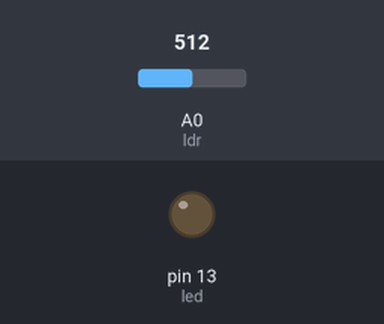
Recording of a sketch running on a simulated Arduino Uno, built with avr-gcc and run on an emulated ATmega328P. On the bench: output pins drawn as LEDs (lit = HIGH). Inputs (shaded band) come from the test bench; at power-on: A0 (ldr) = 512.

Above: at 1.3 s.
1.4 s: A0 (ldr) set to 308
2.9 s: A0 (ldr) set to 285
At 4.2 s:
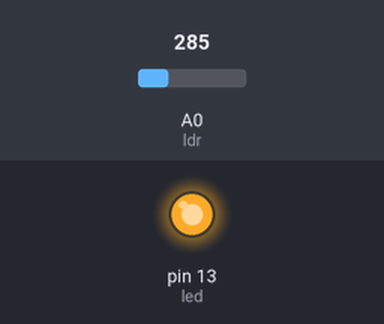
4.5 s: A0 (ldr) set to 306
At 5.4 s:
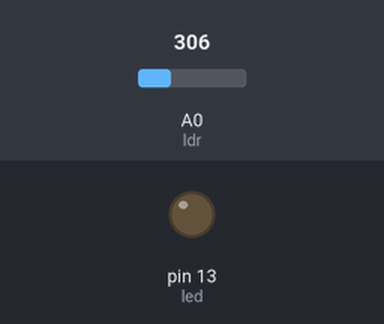
6.0 s: A0 (ldr) set to 290
At 6.5 s:
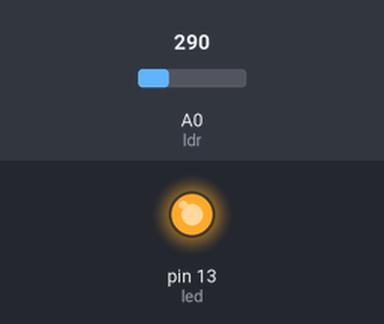
Timing chart, 0 to 8.5 s (numbered marks = the images above; inputs shaded):
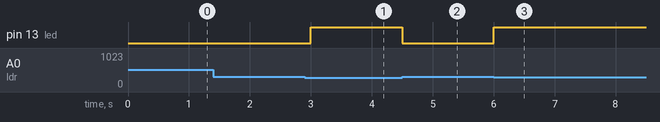

Measured:
- the behaviour switches between 300 and 299 on A0 (ldr) (found by bisection; images 0 and 1)
- after the input at 1.4 s, every drawn part: stays the same
- after the input at 2.9 s, pin 13 (led): LOW → HIGH after 0.10 s
- after the input at 4.5 s, pin 13 (led): HIGH → LOW at once
- after the input at 6.0 s, pin 13 (led): LOW → HIGH at once

The sketch:

Exp12.ino
```cpp
// Aim: To create a simple sensor-based IoT system.
// Example: Smart street light using LDR.
// Program:
int ldr = A0;
int led = 13;
int value;
void setup() {
pinMode(led, OUTPUT);
Serial.begin(9600);
}
void loop() {
value = analogRead(ldr);
if (value < 300)
digitalWrite(led, HIGH);
else
digitalWrite(led, LOW);
delay(500);
}

// RESULT: LED turns ON in dark and OFF in light.
```
